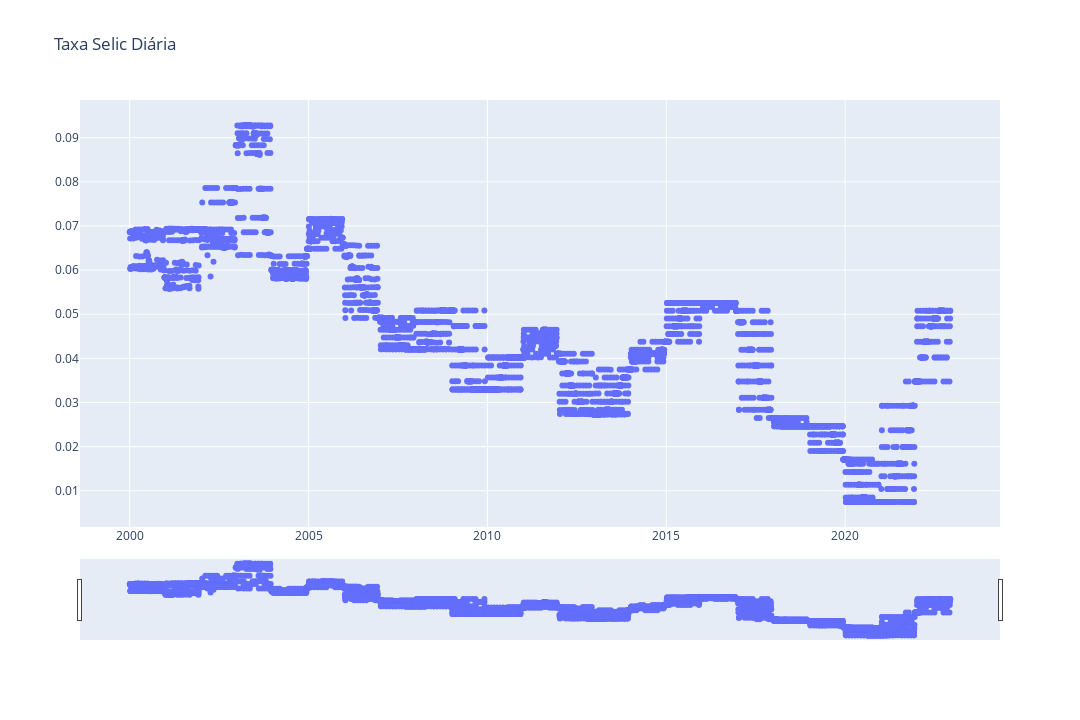

The notebook cell saved with this chart:
### Code cell
fig = go.Figure(data=[go.Scatter(x=bcdata['data'], y=bcdata['taxa Selic diária'], mode='markers')],
               layout=go.Layout(
                   title=go.layout.Title(text='taxa Selic diária'.title())
               ))
fig.update_layout(xaxis_rangeslider_visible=True)
fig.update_layout(autosize=False, width=1080, height=720)
fig.show()

### Figure 1 — Plotly figure (JSON) as saved in the notebook; plotly's stock layout.template omitted (floating-point values rounded to 4 significant figures; data arrays with more than 128 entries replaced by an {"elided": "..."} marker saying what was removed)
{"data": [{"mode": "markers", "type": "scatter", "x": {"elided": "5724 str values"}, "y": {"elided": "5724 float values"}}], "layout": {"autosize": false, "height": 720, "title": {"text": "Taxa Selic Diária"}, "width": 1080, "xaxis": {"autorange": true, "range": ["1998-08-12 01:42:13.8208", "2024-04-29 22:17:46.1792"], "rangeslider": {"autorange": true, "range": ["1998-08-12 01:42:13.8208", "2024-04-29 22:17:46.1792"], "visible": true, "yaxis": {"_template": null, "rangemode": "match"}}, "type": "date"}, "yaxis": {"autorange": true, "range": [0.001783, 0.09854], "type": "linear"}}}
